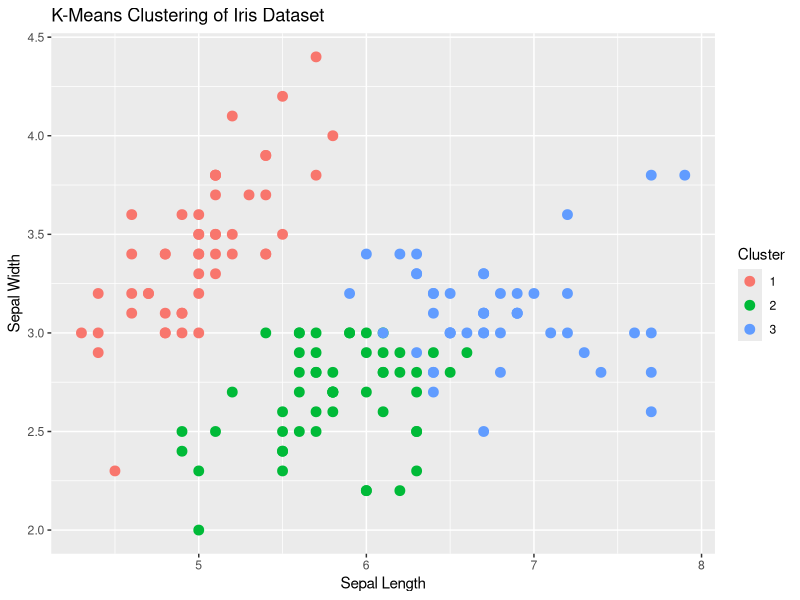

The R source for this figure:
# Load the iris dataset
data(iris)
# Use only the numeric columns for clustering (exclude the Species column)
iris_data <- iris[, -5]# Standardize the data
iris_scaled <- scale(iris_data)
# Set the number of clusters
set.seed(123) # For reproducibility
k <- 3 # Number of clusters
# Perform K-Means clustering
kmeans_result <- kmeans(iris_scaled, centers = k, nstart = 25)
# Print the K-Means result
print(kmeans_result)
# Print the cluster centers
print(kmeans_result$centers)
# Add the cluster assignments to the original dataset
iris$Cluster <- as.factor(kmeans_result$cluster)
# Display the first few rows of the updated dataset
head(iris)
# Plot the clusters
library(ggplot2)
ggplot(iris, aes(x = Sepal.Length, y = Sepal.Width, color = Cluster)) +
  geom_point(size = 3) +
  labs(title = "K-Means Clustering of Iris Dataset", x = "Sepal Length", y = "Sepal Width")